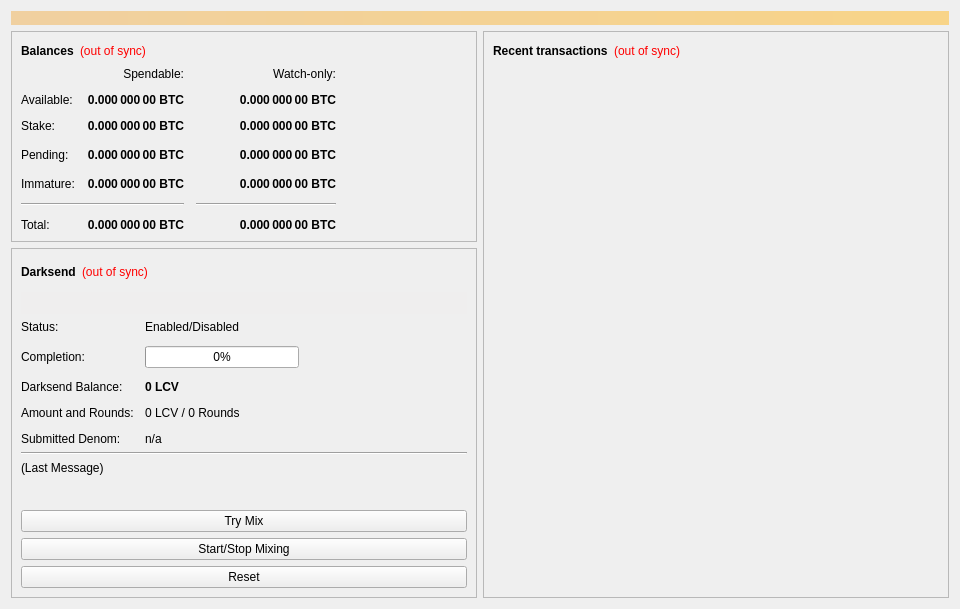
<?xml version="1.0" encoding="UTF-8"?>
<ui version="4.0">
 <class>OverviewPage</class>
 <widget class="QWidget" name="OverviewPage">
  <property name="geometry">
   <rect>
    <x>0</x>
    <y>0</y>
    <width>960</width>
    <height>594</height>
   </rect>
  </property>
  <property name="minimumSize">
   <size>
    <width>960</width>
    <height>0</height>
   </size>
  </property>
  <property name="windowTitle">
   <string>Form</string>
  </property>
  <layout class="QVBoxLayout" name="topLayout">
   <item>
    <widget class="QLabel" name="labelAlerts">
     <property name="visible">
      <bool>false</bool>
     </property>
     <property name="styleSheet">
      <string notr="true">background-color: qlineargradient(x1: 0, y1: 0, x2: 1, y2: 0, stop:0 #F0D0A0, stop:1 #F8D488); color:#000000;</string>
     </property>
     <property name="wordWrap">
      <bool>true</bool>
     </property>
     <property name="margin">
      <number>3</number>
     </property>
    </widget>
   </item>
   <item>
    <layout class="QHBoxLayout" name="horizontalLayout" stretch="1,1">
     <item>
      <layout class="QVBoxLayout" name="verticalLayout_2">
       <item>
        <widget class="QFrame" name="frame">
         <property name="frameShape">
          <enum>QFrame::StyledPanel</enum>
         </property>
         <property name="frameShadow">
          <enum>QFrame::Raised</enum>
         </property>
         <layout class="QVBoxLayout" name="verticalLayout_4">
          <item>
           <layout class="QHBoxLayout" name="horizontalLayout_4">
            <item>
             <widget class="QLabel" name="label_5">
              <property name="font">
               <font>
                <weight>75</weight>
                <bold>true</bold>
               </font>
              </property>
              <property name="text">
               <string>Balances</string>
              </property>
             </widget>
            </item>
            <item>
             <widget class="QLabel" name="labelWalletStatus">
              <property name="cursor">
               <cursorShape>WhatsThisCursor</cursorShape>
              </property>
              <property name="toolTip">
               <string>The displayed information may be out of date. Your wallet automatically synchronizes with the LocavoreCoin network after a connection is established, but this process has not completed yet.</string>
              </property>
              <property name="styleSheet">
               <string notr="true">QLabel { color: red; }</string>
              </property>
              <property name="text">
               <string notr="true">(out of sync)</string>
              </property>
              <property name="alignment">
               <set>Qt::AlignLeading|Qt::AlignLeft|Qt::AlignVCenter</set>
              </property>
             </widget>
            </item>
            <item>
             <spacer name="horizontalSpacer_3">
              <property name="orientation">
               <enum>Qt::Horizontal</enum>
              </property>
              <property name="sizeHint" stdset="0">
               <size>
                <width>40</width>
                <height>20</height>
               </size>
              </property>
             </spacer>
            </item>
           </layout>
          </item>
          <item>
           <layout class="QGridLayout" name="gridLayout">
            <property name="spacing">
             <number>12</number>
            </property>
            <item row="3" column="2">
             <widget class="QLabel" name="labelWatchPending">
              <property name="font">
               <font>
                <weight>75</weight>
                <bold>true</bold>
               </font>
              </property>
              <property name="cursor">
               <cursorShape>IBeamCursor</cursorShape>
              </property>
              <property name="toolTip">
               <string>Unconfirmed transactions to watch-only addresses</string>
              </property>
              <property name="text">
               <string notr="true">0.000 000 00 BTC</string>
              </property>
              <property name="alignment">
               <set>Qt::AlignRight|Qt::AlignTrailing|Qt::AlignVCenter</set>
              </property>
              <property name="textInteractionFlags">
               <set>Qt::LinksAccessibleByMouse|Qt::TextSelectableByKeyboard|Qt::TextSelectableByMouse</set>
              </property>
             </widget>
            </item>
            <item row="3" column="1">
             <widget class="QLabel" name="labelUnconfirmed">
              <property name="font">
               <font>
                <weight>75</weight>
                <bold>true</bold>
               </font>
              </property>
              <property name="cursor">
               <cursorShape>IBeamCursor</cursorShape>
              </property>
              <property name="toolTip">
               <string>Total of transactions that have yet to be confirmed, and do not yet count toward the spendable balance</string>
              </property>
              <property name="text">
               <string notr="true">0.000 000 00 BTC</string>
              </property>
              <property name="alignment">
               <set>Qt::AlignRight|Qt::AlignTrailing|Qt::AlignVCenter</set>
              </property>
              <property name="textInteractionFlags">
               <set>Qt::LinksAccessibleByMouse|Qt::TextSelectableByKeyboard|Qt::TextSelectableByMouse</set>
              </property>
             </widget>
            </item>
            <item row="4" column="2">
             <widget class="QLabel" name="labelWatchImmature">
              <property name="font">
               <font>
                <weight>75</weight>
                <bold>true</bold>
               </font>
              </property>
              <property name="cursor">
               <cursorShape>IBeamCursor</cursorShape>
              </property>
              <property name="toolTip">
               <string>Mined balance in watch-only addresses that has not yet matured</string>
              </property>
              <property name="text">
               <string notr="true">0.000 000 00 BTC</string>
              </property>
              <property name="alignment">
               <set>Qt::AlignRight|Qt::AlignTrailing|Qt::AlignVCenter</set>
              </property>
              <property name="textInteractionFlags">
               <set>Qt::LinksAccessibleByMouse|Qt::TextSelectableByKeyboard|Qt::TextSelectableByMouse</set>
              </property>
             </widget>
            </item>
            <item row="5" column="0" colspan="2">
             <widget class="Line" name="lineSpendableBalance">
              <property name="orientation">
               <enum>Qt::Horizontal</enum>
              </property>
             </widget>
            </item>
            <item row="5" column="2">
             <widget class="Line" name="lineWatchBalance">
              <property name="sizePolicy">
               <sizepolicy hsizetype="Preferred" vsizetype="Fixed">
                <horstretch>0</horstretch>
                <verstretch>0</verstretch>
               </sizepolicy>
              </property>
              <property name="minimumSize">
               <size>
                <width>140</width>
                <height>0</height>
               </size>
              </property>
              <property name="orientation">
               <enum>Qt::Horizontal</enum>
              </property>
             </widget>
            </item>
            <item row="6" column="0">
             <widget class="QLabel" name="labelTotalText">
              <property name="text">
               <string>Total:</string>
              </property>
             </widget>
            </item>
            <item row="4" column="1">
             <widget class="QLabel" name="labelImmature">
              <property name="font">
               <font>
                <weight>75</weight>
                <bold>true</bold>
               </font>
              </property>
              <property name="cursor">
               <cursorShape>IBeamCursor</cursorShape>
              </property>
              <property name="toolTip">
               <string>Mined balance that has not yet matured</string>
              </property>
              <property name="text">
               <string notr="true">0.000 000 00 BTC</string>
              </property>
              <property name="alignment">
               <set>Qt::AlignRight|Qt::AlignTrailing|Qt::AlignVCenter</set>
              </property>
              <property name="textInteractionFlags">
               <set>Qt::LinksAccessibleByMouse|Qt::TextSelectableByKeyboard|Qt::TextSelectableByMouse</set>
              </property>
             </widget>
            </item>
            <item row="3" column="3">
             <spacer name="horizontalSpacer_2">
              <property name="orientation">
               <enum>Qt::Horizontal</enum>
              </property>
              <property name="sizeHint" stdset="0">
               <size>
                <width>40</width>
                <height>20</height>
               </size>
              </property>
             </spacer>
            </item>
            <item row="4" column="0">
             <widget class="QLabel" name="labelImmatureText">
              <property name="text">
               <string>Immature:</string>
              </property>
             </widget>
            </item>
            <item row="6" column="1">
             <widget class="QLabel" name="labelTotal">
              <property name="font">
               <font>
                <weight>75</weight>
                <bold>true</bold>
               </font>
              </property>
              <property name="cursor">
               <cursorShape>IBeamCursor</cursorShape>
              </property>
              <property name="toolTip">
               <string>Your current total balance</string>
              </property>
              <property name="text">
               <string notr="true">0.000 000 00 BTC</string>
              </property>
              <property name="alignment">
               <set>Qt::AlignRight|Qt::AlignTrailing|Qt::AlignVCenter</set>
              </property>
              <property name="textInteractionFlags">
               <set>Qt::LinksAccessibleByMouse|Qt::TextSelectableByKeyboard|Qt::TextSelectableByMouse</set>
              </property>
             </widget>
            </item>
            <item row="6" column="2">
             <widget class="QLabel" name="labelWatchTotal">
              <property name="font">
               <font>
                <weight>75</weight>
                <bold>true</bold>
               </font>
              </property>
              <property name="cursor">
               <cursorShape>IBeamCursor</cursorShape>
              </property>
              <property name="toolTip">
               <string>Current total balance in watch-only addresses</string>
              </property>
              <property name="text">
               <string notr="true">0.000 000 00 BTC</string>
              </property>
              <property name="alignment">
               <set>Qt::AlignRight|Qt::AlignTrailing|Qt::AlignVCenter</set>
              </property>
              <property name="textInteractionFlags">
               <set>Qt::LinksAccessibleByMouse|Qt::TextSelectableByKeyboard|Qt::TextSelectableByMouse</set>
              </property>
             </widget>
            </item>
            <item row="0" column="2">
             <widget class="QLabel" name="labelWatchonly">
              <property name="text">
               <string>Watch-only:</string>
              </property>
              <property name="alignment">
               <set>Qt::AlignRight|Qt::AlignTrailing|Qt::AlignVCenter</set>
              </property>
             </widget>
            </item>
            <item row="1" column="0">
             <widget class="QLabel" name="labelBalanceText">
              <property name="text">
               <string>Available:</string>
              </property>
             </widget>
            </item>
            <item row="1" column="1">
             <widget class="QLabel" name="labelBalance">
              <property name="font">
               <font>
                <weight>75</weight>
                <bold>true</bold>
               </font>
              </property>
              <property name="cursor">
               <cursorShape>IBeamCursor</cursorShape>
              </property>
              <property name="toolTip">
               <string>Your current spendable balance</string>
              </property>
              <property name="text">
               <string notr="true">0.000 000 00 BTC</string>
              </property>
              <property name="alignment">
               <set>Qt::AlignRight|Qt::AlignTrailing|Qt::AlignVCenter</set>
              </property>
              <property name="textInteractionFlags">
               <set>Qt::LinksAccessibleByMouse|Qt::TextSelectableByKeyboard|Qt::TextSelectableByMouse</set>
              </property>
             </widget>
            </item>
            <item row="2" column="0">
             <widget class="QLabel" name="label_10">
              <property name="text">
               <string>Stake:</string>
              </property>
             </widget>
            </item>
            <item row="2" column="1">
             <widget class="QLabel" name="labelStake">
              <property name="font">
               <font>
                <weight>75</weight>
                <bold>true</bold>
               </font>
              </property>
              <property name="cursor">
               <cursorShape>IBeamCursor</cursorShape>
              </property>
              <property name="toolTip">
               <string>Total of coins that was staked, and do not yet count toward the current balance</string>
              </property>
              <property name="text">
               <string notr="true">0.000 000 00 BTC</string>
              </property>
              <property name="alignment">
               <set>Qt::AlignRight|Qt::AlignTrailing|Qt::AlignVCenter</set>
              </property>
              <property name="textInteractionFlags">
               <set>Qt::LinksAccessibleByMouse|Qt::TextSelectableByKeyboard|Qt::TextSelectableByMouse</set>
              </property>
             </widget>
            </item>
            <item row="2" column="2">
             <widget class="QLabel" name="labelWatchStake">
              <property name="font">
               <font>
                <weight>75</weight>
                <bold>true</bold>
               </font>
              </property>
              <property name="cursor">
               <cursorShape>IBeamCursor</cursorShape>
              </property>
              <property name="toolTip">
               <string>Total of coins that was staked in watch-only addresses, and do not yet count toward the current watch-only balance</string>
              </property>
              <property name="text">
               <string notr="true">0.000 000 00 BTC</string>
              </property>
              <property name="alignment">
               <set>Qt::AlignRight|Qt::AlignTrailing|Qt::AlignVCenter</set>
              </property>
              <property name="textInteractionFlags">
               <set>Qt::LinksAccessibleByMouse|Qt::TextSelectableByKeyboard|Qt::TextSelectableByMouse</set>
              </property>
             </widget>
            </item>
            <item row="1" column="2">
             <widget class="QLabel" name="labelWatchAvailable">
              <property name="font">
               <font>
                <weight>75</weight>
                <bold>true</bold>
               </font>
              </property>
              <property name="cursor">
               <cursorShape>IBeamCursor</cursorShape>
              </property>
              <property name="toolTip">
               <string>Your current balance in watch-only addresses</string>
              </property>
              <property name="text">
               <string notr="true">0.000 000 00 BTC</string>
              </property>
              <property name="alignment">
               <set>Qt::AlignRight|Qt::AlignTrailing|Qt::AlignVCenter</set>
              </property>
              <property name="textInteractionFlags">
               <set>Qt::LinksAccessibleByMouse|Qt::TextSelectableByKeyboard|Qt::TextSelectableByMouse</set>
              </property>
             </widget>
            </item>
            <item row="3" column="0">
             <widget class="QLabel" name="labelPendingText">
              <property name="text">
               <string>Pending:</string>
              </property>
             </widget>
            </item>
            <item row="0" column="1">
             <widget class="QLabel" name="labelSpendable">
              <property name="text">
               <string>Spendable:</string>
              </property>
              <property name="alignment">
               <set>Qt::AlignRight|Qt::AlignTrailing|Qt::AlignVCenter</set>
              </property>
             </widget>
            </item>
           </layout>
          </item>
         </layout>
        </widget>
       </item>
       <item>
        <widget class="QFrame" name="frameDarksend">
         <property name="sizePolicy">
          <sizepolicy hsizetype="Expanding" vsizetype="Expanding">
           <horstretch>0</horstretch>
           <verstretch>0</verstretch>
          </sizepolicy>
         </property>
         <property name="minimumSize">
          <size>
           <width>0</width>
           <height>350</height>
          </size>
         </property>
         <property name="layoutDirection">
          <enum>Qt::LeftToRight</enum>
         </property>
         <property name="frameShape">
          <enum>QFrame::StyledPanel</enum>
         </property>
         <property name="frameShadow">
          <enum>QFrame::Raised</enum>
         </property>
         <layout class="QVBoxLayout" name="verticalLayout_5">
          <item>
           <layout class="QHBoxLayout" name="horizontalLayout_5">
            <item>
             <widget class="QLabel" name="label_2">
              <property name="font">
               <font>
                <weight>75</weight>
                <bold>true</bold>
               </font>
              </property>
              <property name="text">
               <string>Darksend</string>
              </property>
             </widget>
            </item>
            <item>
             <widget class="QLabel" name="labelDarksendSyncStatus">
              <property name="toolTip">
               <string>The displayed information may be out of date. Your wallet automatically synchronizes with the LocavoreCoin network after a connection is established, but this process has not completed yet.</string>
              </property>
              <property name="styleSheet">
               <string notr="true">QLabel { color: red; }</string>
              </property>
              <property name="text">
               <string notr="true">(out of sync)</string>
              </property>
              <property name="alignment">
               <set>Qt::AlignLeading|Qt::AlignLeft|Qt::AlignVCenter</set>
              </property>
             </widget>
            </item>
            <item>
             <spacer name="horizontalSpacer_4">
              <property name="orientation">
               <enum>Qt::Horizontal</enum>
              </property>
              <property name="sizeHint" stdset="0">
               <size>
                <width>40</width>
                <height>20</height>
               </size>
              </property>
             </spacer>
            </item>
           </layout>
          </item>
          <item>
           <widget class="QPushButton" name="runAutoDenom">
            <property name="palette">
             <palette>
              <active>
               <colorrole role="WindowText">
                <brush brushstyle="SolidPattern">
                 <color alpha="255">
                  <red>0</red>
                  <green>0</green>
                  <blue>0</blue>
                 </color>
                </brush>
               </colorrole>
               <colorrole role="Button">
                <brush brushstyle="SolidPattern">
                 <color alpha="255">
                  <red>239</red>
                  <green>238</green>
                  <blue>238</blue>
                 </color>
                </brush>
               </colorrole>
               <colorrole role="Light">
                <brush brushstyle="SolidPattern">
                 <color alpha="255">
                  <red>255</red>
                  <green>255</green>
                  <blue>255</blue>
                 </color>
                </brush>
               </colorrole>
               <colorrole role="Midlight">
                <brush brushstyle="SolidPattern">
                 <color alpha="255">
                  <red>247</red>
                  <green>246</green>
                  <blue>246</blue>
                 </color>
                </brush>
               </colorrole>
               <colorrole role="Dark">
                <brush brushstyle="SolidPattern">
                 <color alpha="255">
                  <red>119</red>
                  <green>119</green>
                  <blue>119</blue>
                 </color>
                </brush>
               </colorrole>
               <colorrole role="Mid">
                <brush brushstyle="SolidPattern">
                 <color alpha="255">
                  <red>159</red>
                  <green>159</green>
                  <blue>159</blue>
                 </color>
                </brush>
               </colorrole>
               <colorrole role="Text">
                <brush brushstyle="SolidPattern">
                 <color alpha="255">
                  <red>0</red>
                  <green>0</green>
                  <blue>0</blue>
                 </color>
                </brush>
               </colorrole>
               <colorrole role="BrightText">
                <brush brushstyle="SolidPattern">
                 <color alpha="255">
                  <red>255</red>
                  <green>255</green>
                  <blue>255</blue>
                 </color>
                </brush>
               </colorrole>
               <colorrole role="ButtonText">
                <brush brushstyle="SolidPattern">
                 <color alpha="255">
                  <red>0</red>
                  <green>0</green>
                  <blue>0</blue>
                 </color>
                </brush>
               </colorrole>
               <colorrole role="Base">
                <brush brushstyle="SolidPattern">
                 <color alpha="255">
                  <red>255</red>
                  <green>255</green>
                  <blue>255</blue>
                 </color>
                </brush>
               </colorrole>
               <colorrole role="Window">
                <brush brushstyle="SolidPattern">
                 <color alpha="255">
                  <red>239</red>
                  <green>238</green>
                  <blue>238</blue>
                 </color>
                </brush>
               </colorrole>
               <colorrole role="Shadow">
                <brush brushstyle="SolidPattern">
                 <color alpha="255">
                  <red>0</red>
                  <green>0</green>
                  <blue>0</blue>
                 </color>
                </brush>
               </colorrole>
               <colorrole role="AlternateBase">
                <brush brushstyle="SolidPattern">
                 <color alpha="255">
                  <red>247</red>
                  <green>246</green>
                  <blue>246</blue>
                 </color>
                </brush>
               </colorrole>
               <colorrole role="ToolTipBase">
                <brush brushstyle="SolidPattern">
                 <color alpha="255">
                  <red>255</red>
                  <green>255</green>
                  <blue>220</blue>
                 </color>
                </brush>
               </colorrole>
               <colorrole role="ToolTipText">
                <brush brushstyle="SolidPattern">
                 <color alpha="255">
                  <red>0</red>
                  <green>0</green>
                  <blue>0</blue>
                 </color>
                </brush>
               </colorrole>
              </active>
              <inactive>
               <colorrole role="WindowText">
                <brush brushstyle="SolidPattern">
                 <color alpha="255">
                  <red>0</red>
                  <green>0</green>
                  <blue>0</blue>
                 </color>
                </brush>
               </colorrole>
               <colorrole role="Button">
                <brush brushstyle="SolidPattern">
                 <color alpha="255">
                  <red>239</red>
                  <green>238</green>
                  <blue>238</blue>
                 </color>
                </brush>
               </colorrole>
               <colorrole role="Light">
                <brush brushstyle="SolidPattern">
                 <color alpha="255">
                  <red>255</red>
                  <green>255</green>
                  <blue>255</blue>
                 </color>
                </brush>
               </colorrole>
               <colorrole role="Midlight">
                <brush brushstyle="SolidPattern">
                 <color alpha="255">
                  <red>247</red>
                  <green>246</green>
                  <blue>246</blue>
                 </color>
                </brush>
               </colorrole>
               <colorrole role="Dark">
                <brush brushstyle="SolidPattern">
                 <color alpha="255">
                  <red>119</red>
                  <green>119</green>
                  <blue>119</blue>
                 </color>
                </brush>
               </colorrole>
               <colorrole role="Mid">
                <brush brushstyle="SolidPattern">
                 <color alpha="255">
                  <red>159</red>
                  <green>159</green>
                  <blue>159</blue>
                 </color>
                </brush>
               </colorrole>
               <colorrole role="Text">
                <brush brushstyle="SolidPattern">
                 <color alpha="255">
                  <red>0</red>
                  <green>0</green>
                  <blue>0</blue>
                 </color>
                </brush>
               </colorrole>
               <colorrole role="BrightText">
                <brush brushstyle="SolidPattern">
                 <color alpha="255">
                  <red>255</red>
                  <green>255</green>
                  <blue>255</blue>
                 </color>
                </brush>
               </colorrole>
               <colorrole role="ButtonText">
                <brush brushstyle="SolidPattern">
                 <color alpha="255">
                  <red>0</red>
                  <green>0</green>
                  <blue>0</blue>
                 </color>
                </brush>
               </colorrole>
               <colorrole role="Base">
                <brush brushstyle="SolidPattern">
                 <color alpha="255">
                  <red>255</red>
                  <green>255</green>
                  <blue>255</blue>
                 </color>
                </brush>
               </colorrole>
               <colorrole role="Window">
                <brush brushstyle="SolidPattern">
                 <color alpha="255">
                  <red>239</red>
                  <green>238</green>
                  <blue>238</blue>
                 </color>
                </brush>
               </colorrole>
               <colorrole role="Shadow">
                <brush brushstyle="SolidPattern">
                 <color alpha="255">
                  <red>0</red>
                  <green>0</green>
                  <blue>0</blue>
                 </color>
                </brush>
               </colorrole>
               <colorrole role="AlternateBase">
                <brush brushstyle="SolidPattern">
                 <color alpha="255">
                  <red>247</red>
                  <green>246</green>
                  <blue>246</blue>
                 </color>
                </brush>
               </colorrole>
               <colorrole role="ToolTipBase">
                <brush brushstyle="SolidPattern">
                 <color alpha="255">
                  <red>255</red>
                  <green>255</green>
                  <blue>220</blue>
                 </color>
                </brush>
               </colorrole>
               <colorrole role="ToolTipText">
                <brush brushstyle="SolidPattern">
                 <color alpha="255">
                  <red>0</red>
                  <green>0</green>
                  <blue>0</blue>
                 </color>
                </brush>
               </colorrole>
              </inactive>
              <disabled>
               <colorrole role="WindowText">
                <brush brushstyle="SolidPattern">
                 <color alpha="255">
                  <red>119</red>
                  <green>119</green>
                  <blue>119</blue>
                 </color>
                </brush>
               </colorrole>
               <colorrole role="Button">
                <brush brushstyle="SolidPattern">
                 <color alpha="255">
                  <red>239</red>
                  <green>238</green>
                  <blue>238</blue>
                 </color>
                </brush>
               </colorrole>
               <colorrole role="Light">
                <brush brushstyle="SolidPattern">
                 <color alpha="255">
                  <red>255</red>
                  <green>255</green>
                  <blue>255</blue>
                 </color>
                </brush>
               </colorrole>
               <colorrole role="Midlight">
                <brush brushstyle="SolidPattern">
                 <color alpha="255">
                  <red>247</red>
                  <green>246</green>
                  <blue>246</blue>
                 </color>
                </brush>
               </colorrole>
               <colorrole role="Dark">
                <brush brushstyle="SolidPattern">
                 <color alpha="255">
                  <red>119</red>
                  <green>119</green>
                  <blue>119</blue>
                 </color>
                </brush>
               </colorrole>
               <colorrole role="Mid">
                <brush brushstyle="SolidPattern">
                 <color alpha="255">
                  <red>159</red>
                  <green>159</green>
                  <blue>159</blue>
                 </color>
                </brush>
               </colorrole>
               <colorrole role="Text">
                <brush brushstyle="SolidPattern">
                 <color alpha="255">
                  <red>119</red>
                  <green>119</green>
                  <blue>119</blue>
                 </color>
                </brush>
               </colorrole>
               <colorrole role="BrightText">
                <brush brushstyle="SolidPattern">
                 <color alpha="255">
                  <red>255</red>
                  <green>255</green>
                  <blue>255</blue>
                 </color>
                </brush>
               </colorrole>
               <colorrole role="ButtonText">
                <brush brushstyle="SolidPattern">
                 <color alpha="255">
                  <red>119</red>
                  <green>119</green>
                  <blue>119</blue>
                 </color>
                </brush>
               </colorrole>
               <colorrole role="Base">
                <brush brushstyle="SolidPattern">
                 <color alpha="255">
                  <red>239</red>
                  <green>238</green>
                  <blue>238</blue>
                 </color>
                </brush>
               </colorrole>
               <colorrole role="Window">
                <brush brushstyle="SolidPattern">
                 <color alpha="255">
                  <red>239</red>
                  <green>238</green>
                  <blue>238</blue>
                 </color>
                </brush>
               </colorrole>
               <colorrole role="Shadow">
                <brush brushstyle="SolidPattern">
                 <color alpha="255">
                  <red>0</red>
                  <green>0</green>
                  <blue>0</blue>
                 </color>
                </brush>
               </colorrole>
               <colorrole role="AlternateBase">
                <brush brushstyle="SolidPattern">
                 <color alpha="255">
                  <red>239</red>
                  <green>238</green>
                  <blue>238</blue>
                 </color>
                </brush>
               </colorrole>
               <colorrole role="ToolTipBase">
                <brush brushstyle="SolidPattern">
                 <color alpha="255">
                  <red>255</red>
                  <green>255</green>
                  <blue>220</blue>
                 </color>
                </brush>
               </colorrole>
               <colorrole role="ToolTipText">
                <brush brushstyle="SolidPattern">
                 <color alpha="255">
                  <red>0</red>
                  <green>0</green>
                  <blue>0</blue>
                 </color>
                </brush>
               </colorrole>
              </disabled>
             </palette>
            </property>
            <property name="focusPolicy">
             <enum>Qt::NoFocus</enum>
            </property>
            <property name="autoFillBackground">
             <bool>true</bool>
            </property>
            <property name="text">
             <string/>
            </property>
            <property name="flat">
             <bool>true</bool>
            </property>
           </widget>
          </item>
          <item>
           <layout class="QFormLayout" name="formLayout">
            <property name="fieldGrowthPolicy">
             <enum>QFormLayout::AllNonFixedFieldsGrow</enum>
            </property>
            <property name="horizontalSpacing">
             <number>11</number>
            </property>
            <property name="verticalSpacing">
             <number>12</number>
            </property>
            <item row="0" column="0">
             <widget class="QLabel" name="label_6">
              <property name="text">
               <string>Status:</string>
              </property>
             </widget>
            </item>
            <item row="1" column="0">
             <widget class="QLabel" name="label_7">
              <property name="text">
               <string>Completion:</string>
              </property>
             </widget>
            </item>
            <item row="1" column="1">
             <widget class="QProgressBar" name="darksendProgress">
              <property name="maximumSize">
               <size>
                <width>154</width>
                <height>16777215</height>
               </size>
              </property>
              <property name="value">
               <number>0</number>
              </property>
             </widget>
            </item>
            <item row="3" column="0">
             <widget class="QLabel" name="labelAnonymizedText">
              <property name="text">
               <string>Darksend Balance:</string>
              </property>
             </widget>
            </item>
            <item row="3" column="1">
             <widget class="QLabel" name="labelAnonymized">
              <property name="font">
               <font>
                <weight>75</weight>
                <bold>true</bold>
               </font>
              </property>
              <property name="text">
               <string notr="true">0 LCV</string>
              </property>
             </widget>
            </item>
            <item row="4" column="0">
             <widget class="QLabel" name="label_8">
              <property name="text">
               <string>Amount and Rounds:</string>
              </property>
             </widget>
            </item>
            <item row="4" column="1">
             <widget class="QLabel" name="labelAmountRounds">
              <property name="text">
               <string>0 LCV / 0 Rounds</string>
              </property>
             </widget>
            </item>
            <item row="5" column="0">
             <widget class="QLabel" name="label_9">
              <property name="text">
               <string>Submitted Denom:</string>
              </property>
             </widget>
            </item>
            <item row="5" column="1">
             <widget class="QLabel" name="labelSubmittedDenom">
              <property name="toolTip">
               <string>The denominations you submitted to the Masternode.&lt;br&gt;To mix, other users must submit the exact same denominations.</string>
              </property>
              <property name="text">
               <string>n/a</string>
              </property>
             </widget>
            </item>
            <item row="0" column="1">
             <widget class="QLabel" name="darksendEnabled">
              <property name="text">
               <string>Enabled/Disabled</string>
              </property>
             </widget>
            </item>
           </layout>
          </item>
          <item>
           <widget class="Line" name="lineLastMessage">
            <property name="orientation">
             <enum>Qt::Horizontal</enum>
            </property>
           </widget>
          </item>
          <item>
           <widget class="QLabel" name="darksendStatus">
            <property name="minimumSize">
             <size>
              <width>288</width>
              <height>43</height>
             </size>
            </property>
            <property name="text">
             <string>(Last Message)</string>
            </property>
            <property name="alignment">
             <set>Qt::AlignLeading|Qt::AlignLeft|Qt::AlignTop</set>
            </property>
            <property name="wordWrap">
             <bool>true</bool>
            </property>
           </widget>
          </item>
          <item>
           <widget class="QPushButton" name="darksendAuto">
            <property name="sizePolicy">
             <sizepolicy hsizetype="MinimumExpanding" vsizetype="Fixed">
              <horstretch>0</horstretch>
              <verstretch>0</verstretch>
             </sizepolicy>
            </property>
            <property name="toolTip">
             <string>Try to manually submit a Darksend request.</string>
            </property>
            <property name="text">
             <string>Try Mix</string>
            </property>
           </widget>
          </item>
          <item>
           <widget class="QPushButton" name="toggleDarksend">
            <property name="sizePolicy">
             <sizepolicy hsizetype="MinimumExpanding" vsizetype="Fixed">
              <horstretch>0</horstretch>
              <verstretch>0</verstretch>
             </sizepolicy>
            </property>
            <property name="text">
             <string>Start/Stop Mixing</string>
            </property>
           </widget>
          </item>
          <item>
           <widget class="QPushButton" name="darksendReset">
            <property name="sizePolicy">
             <sizepolicy hsizetype="MinimumExpanding" vsizetype="Fixed">
              <horstretch>0</horstretch>
              <verstretch>0</verstretch>
             </sizepolicy>
            </property>
            <property name="toolTip">
             <string>Reset the current status of Darksend (can interrupt Darksend if it's in the process of Mixing, which can cost you money!)</string>
            </property>
            <property name="autoFillBackground">
             <bool>false</bool>
            </property>
            <property name="text">
             <string>Reset</string>
            </property>
           </widget>
          </item>
         </layout>
        </widget>
       </item>
       <item>
        <spacer name="verticalSpacer">
         <property name="orientation">
          <enum>Qt::Vertical</enum>
         </property>
         <property name="sizeHint" stdset="0">
          <size>
           <width>20</width>
           <height>40</height>
          </size>
         </property>
        </spacer>
       </item>
      </layout>
     </item>
     <item>
      <layout class="QVBoxLayout" name="verticalLayout_3">
       <item>
        <widget class="QFrame" name="frame_2">
         <property name="frameShape">
          <enum>QFrame::StyledPanel</enum>
         </property>
         <property name="frameShadow">
          <enum>QFrame::Raised</enum>
         </property>
         <layout class="QVBoxLayout" name="verticalLayout">
          <item>
           <layout class="QHBoxLayout" name="horizontalLayout_2">
            <item>
             <widget class="QLabel" name="label_4">
              <property name="font">
               <font>
                <weight>75</weight>
                <bold>true</bold>
               </font>
              </property>
              <property name="text">
               <string>Recent transactions</string>
              </property>
             </widget>
            </item>
            <item>
             <widget class="QLabel" name="labelTransactionsStatus">
              <property name="cursor">
               <cursorShape>WhatsThisCursor</cursorShape>
              </property>
              <property name="toolTip">
               <string>The displayed information may be out of date. Your wallet automatically synchronizes with the LocavoreCoin network after a connection is established, but this process has not completed yet.</string>
              </property>
              <property name="styleSheet">
               <string notr="true">QLabel { color: red; }</string>
              </property>
              <property name="text">
               <string notr="true">(out of sync)</string>
              </property>
              <property name="alignment">
               <set>Qt::AlignRight|Qt::AlignTrailing|Qt::AlignVCenter</set>
              </property>
             </widget>
            </item>
            <item>
             <spacer name="horizontalSpacer">
              <property name="orientation">
               <enum>Qt::Horizontal</enum>
              </property>
              <property name="sizeHint" stdset="0">
               <size>
                <width>40</width>
                <height>20</height>
               </size>
              </property>
             </spacer>
            </item>
           </layout>
          </item>
          <item>
           <widget class="QListView" name="listTransactions">
            <property name="styleSheet">
             <string notr="true">QListView { background: transparent; }</string>
            </property>
            <property name="frameShape">
             <enum>QFrame::NoFrame</enum>
            </property>
            <property name="verticalScrollBarPolicy">
             <enum>Qt::ScrollBarAlwaysOff</enum>
            </property>
            <property name="horizontalScrollBarPolicy">
             <enum>Qt::ScrollBarAlwaysOff</enum>
            </property>
            <property name="selectionMode">
             <enum>QAbstractItemView::NoSelection</enum>
            </property>
           </widget>
          </item>
         </layout>
        </widget>
       </item>
      </layout>
     </item>
    </layout>
   </item>
  </layout>
 </widget>
 <resources/>
 <connections/>
</ui>
